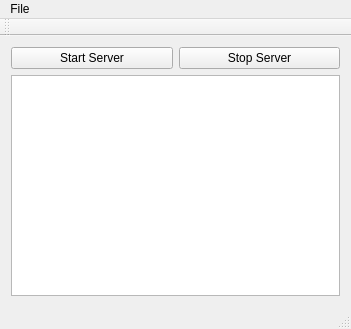
<?xml version="1.0" encoding="UTF-8"?>
<ui version="4.0">
 <class>CETServer</class>
 <widget class="QMainWindow" name="CETServer">
  <property name="geometry">
   <rect>
    <x>0</x>
    <y>0</y>
    <width>351</width>
    <height>329</height>
   </rect>
  </property>
  <property name="windowTitle">
   <string>CETServer</string>
  </property>
  <widget class="QWidget" name="centralWidget">
   <layout class="QGridLayout" name="gridLayout">
    <item row="0" column="0">
     <widget class="QPushButton" name="startServerButton">
      <property name="text">
       <string>Start Server</string>
      </property>
     </widget>
    </item>
    <item row="0" column="1">
     <widget class="QPushButton" name="stopServerButton">
      <property name="text">
       <string>Stop Server</string>
      </property>
     </widget>
    </item>
    <item row="1" column="0" colspan="2">
     <widget class="QPlainTextEdit" name="statusText">
      <property name="readOnly">
       <bool>true</bool>
      </property>
     </widget>
    </item>
   </layout>
  </widget>
  <widget class="QMenuBar" name="menuBar">
   <property name="geometry">
    <rect>
     <x>0</x>
     <y>0</y>
     <width>351</width>
     <height>22</height>
    </rect>
   </property>
   <widget class="QMenu" name="menuFile">
    <property name="title">
     <string>File</string>
    </property>
    <addaction name="actionExit"/>
   </widget>
   <addaction name="menuFile"/>
  </widget>
  <widget class="QToolBar" name="mainToolBar">
   <attribute name="toolBarArea">
    <enum>TopToolBarArea</enum>
   </attribute>
   <attribute name="toolBarBreak">
    <bool>false</bool>
   </attribute>
  </widget>
  <widget class="QStatusBar" name="statusBar"/>
  <action name="actionExit">
   <property name="text">
    <string>Exit</string>
   </property>
  </action>
 </widget>
 <layoutdefault spacing="6" margin="11"/>
 <resources/>
 <connections>
  <connection>
   <sender>startServerButton</sender>
   <signal>clicked()</signal>
   <receiver>CETServer</receiver>
   <slot>startServerButtonHandler()</slot>
   <hints>
    <hint type="sourcelabel">
     <x>117</x>
     <y>43</y>
    </hint>
    <hint type="destinationlabel">
     <x>133</x>
     <y>230</y>
    </hint>
   </hints>
  </connection>
  <connection>
   <sender>stopServerButton</sender>
   <signal>clicked()</signal>
   <receiver>CETServer</receiver>
   <slot>stopServerButtonHandler()</slot>
   <hints>
    <hint type="sourcelabel">
     <x>344</x>
     <y>74</y>
    </hint>
    <hint type="destinationlabel">
     <x>361</x>
     <y>231</y>
    </hint>
   </hints>
  </connection>
 </connections>
 <slots>
  <slot>startServerButtonHandler()</slot>
  <slot>stopServerButtonHandler()</slot>
 </slots>
</ui>
